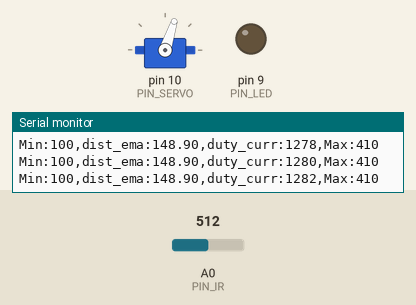
This sketch was run on a simulated Arduino Uno, built with avr-gcc and run on an emulated ATmega328P. Shown: servo, output pins drawn as LEDs (lit = HIGH), the last lines printed to the serial monitor. The test bench sets the inputs (shaded band); at power-on: A0 (PIN_IR) = 512.

Above: at 1.2 s.
1.3 s: A0 (PIN_IR) set to 306
At 10.0 s:
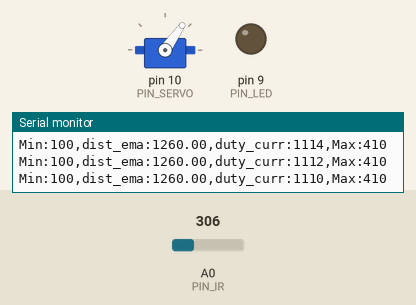
At 18.15 s:
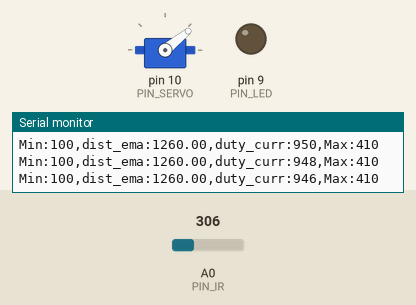
Timing chart, 0 to 19.9 s (numbered marks = the images above; inputs shaded):
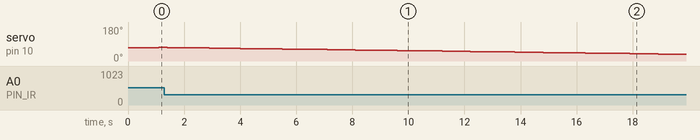

The sketch:

21_bbc_20203074.ino
```cpp
#include <Servo.h>

// Arduino pin assignment
#define PIN_SERVO 10
#define PIN_IR A0
#define PIN_LED 9

// Framework setting
#define _DIST_TARGET 255
#define _DIST_MIN 100
#define _DIST_MAX 410

// Distance sensor
#define _DIST_ALPHA 0.4

// configurable parameters
#define _DUTY_MIN 1160 // servo full clockwise position (0 degree)
#define _DUTY_NEU 1550 // servo neutral position (90 degree)
#define _DUTY_MAX 1900 // servo full counterclockwise position (180 degree)

#define _POS_START (_DUTY_MIN + 100)
#define _POS_END (_DUTY_MAX - 100)

// Servo speed control
#define _SERVO_ANGLE 30
#define _SERVO_SPEED 30

//#define _SERVO_SPEED 60 // servo speed limit (unit: degree/second)

// Event periods
#define _INTERVAL_DIST 20
#define _INTERVAL_SERVO 20
#define _INTERVAL_SERIAL 100

// global variables
unsigned long last_sampling_time; // unit: ms

// Servo instance
Servo myservo;

// Distance sensor
float dist_target; // location to send the ball
float dist_raw, dist_ema, alpha;
int a,b;
const float coE[] = {0.0000057, -0.0059973, 2.7321599, -109.1947594};

// Event periods
unsigned long last_sampling_time_dist, last_sampling_time_servo, last_sampling_time_serial;
bool event_dist, event_servo, event_serial;

// Servo speed control
int duty_chg_per_interval; //maximum duty difference per interval
int duty_target, duty_curr;

void setup() {
// initialize GPIO pins
  pinMode(PIN_LED, OUTPUT);
  myservo.attach(PIN_SERVO);
  duty_target = duty_curr = _POS_START;
  myservo.writeMicroseconds(duty_curr);

 // initialize global variables
  dist_target = _DIST_TARGET;
  alpha = _DIST_ALPHA;

  a = 69;
  b = 260;

// initialize serial port
  Serial.begin(57600);

// convert angle speed into duty change per interval.
  duty_chg_per_interval = (float)(_DUTY_MAX - _DUTY_MIN) * _SERVO_SPEED / 180 * _INTERVAL_SERVO / 1000;

  last_sampling_time_dist = 0;
  last_sampling_time_servo = 0;
  last_sampling_time_serial = 0;

}

float ir_distance(void){ // return value unit: mm
  float val;
  float volt = float(analogRead(PIN_IR));
  val = ((6762.0/(volt-9.0))-4.0) * 10.0;
  return val;
}

void loop() {
// wait until next sampling time.
// millis() returns the number of milliseconds since the program started. Will overflow after 50 days.
  if(millis() < last_sampling_time_dist +  _INTERVAL_DIST) return;
  if(millis() < last_sampling_time_servo + _INTERVAL_SERVO) return;
  if(millis() < last_sampling_time_serial + _INTERVAL_SERIAL) return;

// calibrate distance reading from the IR sensor
  float x = ir_distance();
  float raw_dist =  coE[0] * pow(x, 3) + coE[1] * pow(x, 2) + coE[2] * x + coE[3];
  float dist_cali = 100 + 300.0 / (b - a) * (raw_dist - a);
  float dist_ema = alpha*dist_cali + (1-alpha)*dist_cali;

// adjust duty_curr toward duty_target by duty_chg_per_interval
  if(dist_target > dist_ema) {
    duty_curr += duty_chg_per_interval;
    if(dist_ema > duty_target) dist_ema = duty_target;
  }
  else {
    duty_curr -= duty_chg_per_interval;
    if(dist_ema < duty_target) dist_ema = duty_target;
  }

// update servo position
  myservo.writeMicroseconds(duty_curr);

// output the read value to the serial port
  Serial.print("Min:100,dist_ema:");
  Serial.print(dist_ema);
  Serial.print(",duty_curr:");
  Serial.print(duty_curr);
  Serial.println(",Max:410");


// update last sampling time
  last_sampling_time_dist +=  _INTERVAL_DIST;
  last_sampling_time_servo += _INTERVAL_SERVO;
  last_sampling_time_serial += _INTERVAL_SERIAL;
}
```
